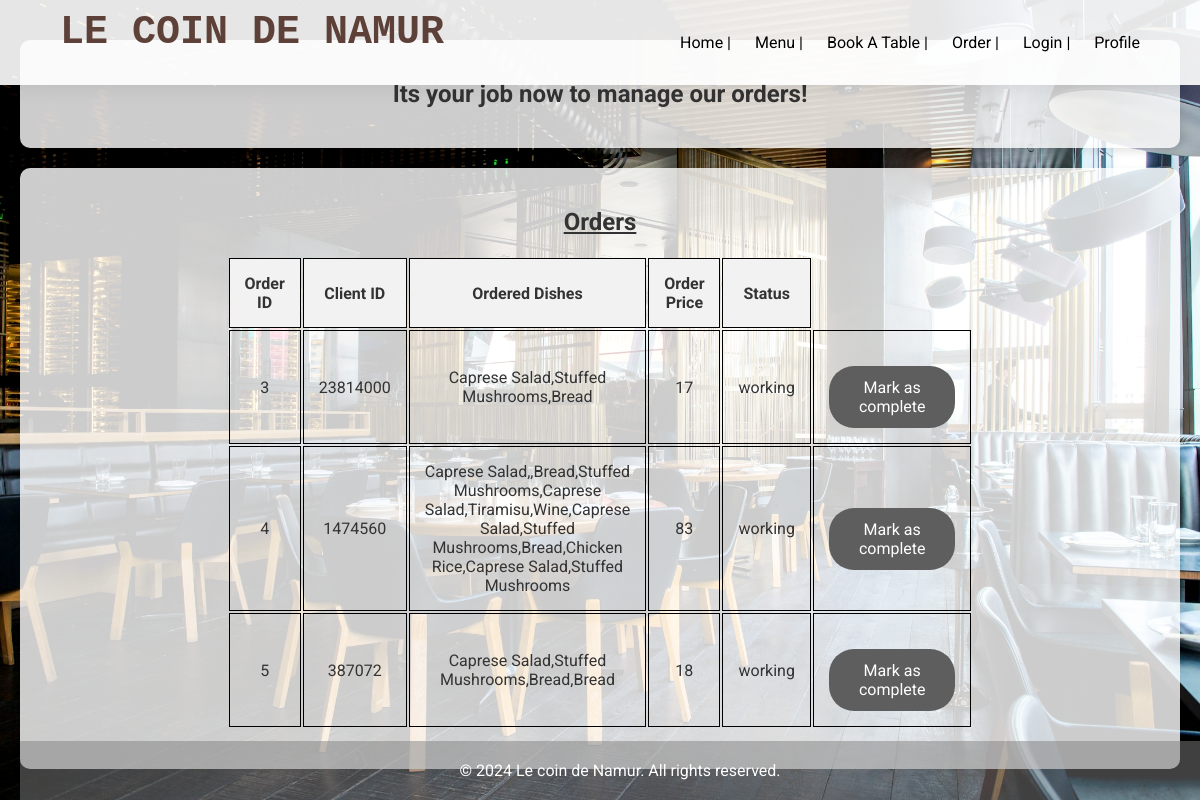
Screenshot of /orders/get/orders with the database file from the repository.
### app_management/sql/sql_models.py (models this page shows)
class Order(Base):
    __tablename__ = 'orders'
    orderid: Mapped[int] = mapped_column(Integer, primary_key= True, unique= True)
    clientid: Mapped[int] = mapped_column(Integer)
    dishes: Mapped[str] = mapped_column(String(72))
    orderprice: Mapped[int] = mapped_column(Integer)
    complete: Mapped[bool] = mapped_column(Boolean)
    status: Mapped[str] = mapped_column(String(72))

### app_management/routes/orders_routes.py (the view)
@order_router.get('/get/orders')
def ask_to_manage_orders(request: Request):
    orders = order_services.get_orders()
    return templates.TemplateResponse(
        "/orders/orders_managment.html",
        context={'request': request, 'orders': orders}
    )

### templates/orders/orders_managment.html (shortened to what this page needs)
{% extends "empty_page.html" %}
{% from "my_macro.html" import show_orders %}
{% block content %}
<div class="bloc">
    <h2>Its your job now to manage our orders!</h2>
</div>
<div class="bloc">
    <div>
        <h3>Orders</h3>
        <table>
            <tr>
                <th>Order ID</th>
                <th>Client ID</th>
                <th>Ordered Dishes</th>
                <th>Order Price</th>
                <th>Status</th>
            </tr>
            {% for order in orders %}
                {% if order.status == "working"%}
                    {{ show_orders(order.orderid, order.clientid, order.dishes, order.orderprice, order.status) }}
                {% endif %}
            {% endfor %}
        </table>
    </div>
</div>
{% endblock %}

### templates/my_macro.html (shortened to what this page needs)
{% macro show_orders(orderid, clientid, dishes, orderprice, status) %}
    <tr>
        <td>
            {{ orderid }}
        </td>
        <td>
            {{ clientid }}
        </td>
        <td>
            {{ dishes }}
        </td>
        <td>
            {{ orderprice }}
        </td>
        <td>
            {{ status }}
        </td>
        <td>
            <form action="/orders/complete" method="post">
                <button class="btn" type="submit">Mark as complete</button>
            </form>
        </td>
    </tr>
{% endmacro %}

### static/style.css (style rules this page uses)
* { margin: 0; padding: 0; box-sizing: border-box; font-family: "Roboto", sans-serif; }
body { min-height: 100vh; background-image: url('/static/images/background.jpg'); background-size: cover; background-repeat: no-repeat; background-position: center; background-attachment: fixed; color: #333; display: flex; flex-direction: column; padding: 20px; }
.bloc { background-color: rgba(255, 255, 255, 0.8); border-radius: 10px; padding: 40px; margin-top: 20px; box-shadow: 0 4px 8px rgba(0, 0, 0, 0.1); width: 100%; text-align: center; }
h3 { font-size: 24px; margin-bottom: 20px; text-decoration: underline; }
.btn { background-color: #5e5e5e; color: #fff; padding: 12px 30px; border-radius: 25px; margin-top: 20px; display: inline-block; text-align: center; border: none; cursor: pointer; position: relative; transition: background-color 0.2s ease-out; font-size: 16px; }
.btn::after { content: ""; position: absolute; left: 0; bottom: -5px; width: 0; height: 2px; background-color: #f7a800; transition: width 0.2s ease-out; }
table { margin: 0 auto; width: 60%; }
th, td { padding: 15px; text-align: center; border: 1px solid black; }
th { background-color: #f2f2f2; }

### rows the page displays
Order: orderid "3", clientid "23814000", dishes "Caprese Salad,Stuffed Mushrooms,Bread", orderprice "17", status "working"
Order: orderid "4", clientid "1474560", dishes "Caprese Salad,,Bread,Stuffed Mushrooms,Caprese Salad,Tiramisu,Wine,Caprese Salad,Stuffed Mushrooms,Bread,Chicken Rice,Caprese Salad,Stuffed Mushrooms", orderprice "83", status "working"
Order: orderid "5", clientid "387072", dishes "Caprese Salad,Stuffed Mushrooms,Bread,Bread", orderprice "18", status "working"
